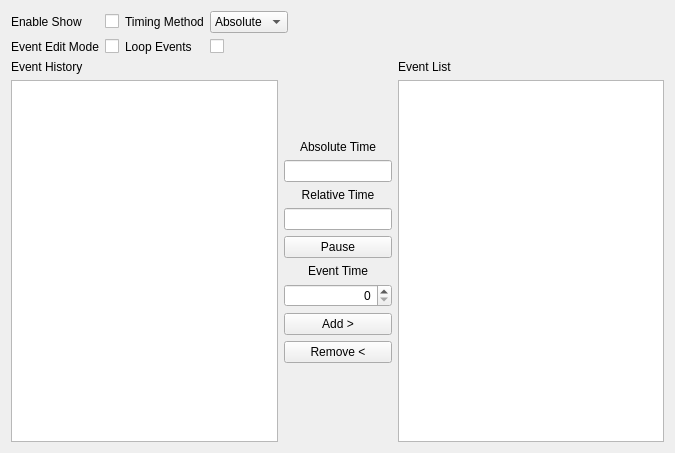
         <widget class="QWidget" name="showScrollAreaWidgetContents">
          <property name="geometry">
           <rect>
            <x>0</x>
            <y>0</y>
            <width>675</width>
            <height>453</height>
           </rect>
          </property>
          <property name="sizePolicy">
           <sizepolicy hsizetype="Minimum" vsizetype="Minimum">
            <horstretch>0</horstretch>
            <verstretch>0</verstretch>
           </sizepolicy>
          </property>
          <layout class="QGridLayout" name="gridLayout_5">
           <item row="0" column="0">
            <layout class="QGridLayout" name="showControlLayout">
             <item row="0" column="0">
              <widget class="QLabel" name="enableShowLabel">
               <property name="text">
                <string>Enable Show</string>
               </property>
              </widget>
             </item>
             <item row="1" column="0">
              <widget class="QLabel" name="toggleShowModeLabel">
               <property name="text">
                <string>Event Edit Mode</string>
               </property>
              </widget>
             </item>
             <item row="1" column="1">
              <widget class="QCheckBox" name="toggleShowModeCheckBox">
               <property name="toolTip">
                <string>&lt;html&gt;&lt;head/&gt;&lt;body&gt;&lt;p&gt;If enabled, actions will no longer update the Maestro but will still be listed in the Event History&lt;/p&gt;&lt;/body&gt;&lt;/html&gt;</string>
               </property>
               <property name="text">
                <string/>
               </property>
              </widget>
             </item>
             <item row="0" column="4">
              <spacer name="horizontalSpacer_2">
               <property name="orientation">
                <enum>Qt::Horizontal</enum>
               </property>
               <property name="sizeHint" stdset="0">
                <size>
                 <width>40</width>
                 <height>20</height>
                </size>
               </property>
              </spacer>
             </item>
             <item row="0" column="1">
              <widget class="QCheckBox" name="enableShowCheckBox">
               <property name="toolTip">
                <string>Enables support for queuing actions</string>
               </property>
               <property name="text">
                <string/>
               </property>
              </widget>
             </item>
             <item row="0" column="2">
              <widget class="QLabel" name="timingMethodLabel">
               <property name="sizePolicy">
                <sizepolicy hsizetype="Minimum" vsizetype="Preferred">
                 <horstretch>0</horstretch>
                 <verstretch>0</verstretch>
                </sizepolicy>
               </property>
               <property name="text">
                <string>Timing Method</string>
               </property>
               <property name="alignment">
                <set>Qt::AlignLeading|Qt::AlignLeft|Qt::AlignVCenter</set>
               </property>
              </widget>
             </item>
             <item row="0" column="3">
              <widget class="QComboBox" name="timingMethodComboBox">
               <property name="sizePolicy">
                <sizepolicy hsizetype="Minimum" vsizetype="Fixed">
                 <horstretch>0</horstretch>
                 <verstretch>0</verstretch>
                </sizepolicy>
               </property>
               <property name="toolTip">
                <string>Sets the timing method. Absolute tracks from the current time, while Relative tracks from the last Event time</string>
               </property>
               <item>
                <property name="text">
                 <string>Absolute</string>
                </property>
               </item>
               <item>
                <property name="text">
                 <string>Relative</string>
                </property>
               </item>
              </widget>
             </item>
             <item row="1" column="2">
              <widget class="QLabel" name="loopLabel">
               <property name="text">
                <string>Loop Events</string>
               </property>
              </widget>
             </item>
             <item row="1" column="3">
              <widget class="QCheckBox" name="loopCheckBox">
               <property name="toolTip">
                <string>Repeats the Show after the last Event (Relative timing only)</string>
               </property>
               <property name="text">
                <string/>
               </property>
              </widget>
             </item>
            </layout>
           </item>
           <item row="1" column="0">
            <layout class="QGridLayout" name="eventManagementLayout">
             <item row="0" column="2">
              <layout class="QVBoxLayout" name="eventListLayout">
               <item>
                <widget class="QLabel" name="eventListLabel">
                 <property name="sizePolicy">
                  <sizepolicy hsizetype="MinimumExpanding" vsizetype="Fixed">
                   <horstretch>0</horstretch>
                   <verstretch>0</verstretch>
                  </sizepolicy>
                 </property>
                 <property name="text">
                  <string>Event List</string>
                 </property>
                </widget>
               </item>
               <item>
                <widget class="QListWidget" name="eventListWidget">
                 <property name="sizePolicy">
                  <sizepolicy hsizetype="MinimumExpanding" vsizetype="Minimum">
                   <horstretch>0</horstretch>
                   <verstretch>0</verstretch>
                  </sizepolicy>
                 </property>
                 <property name="toolTip">
                  <string>Lists all of the Show's events</string>
                 </property>
                 <property name="sizeAdjustPolicy">
                  <enum>QAbstractScrollArea::AdjustIgnored</enum>
                 </property>
                 <property name="selectionMode">
                  <enum>QAbstractItemView::ExtendedSelection</enum>
                 </property>
                </widget>
               </item>
              </layout>
             </item>
             <item row="0" column="0">
              <layout class="QVBoxLayout" name="eventHistoryLayout">
               <item>
                <widget class="QLabel" name="eventHistoryLabel">
                 <property name="sizePolicy">
                  <sizepolicy hsizetype="MinimumExpanding" vsizetype="Fixed">
                   <horstretch>0</horstretch>
                   <verstretch>0</verstretch>
                  </sizepolicy>
                 </property>
                 <property name="text">
                  <string>Event History</string>
                 </property>
                </widget>
               </item>
               <item>
                <widget class="QListWidget" name="eventHistoryWidget">
                 <property name="sizePolicy">
                  <sizepolicy hsizetype="MinimumExpanding" vsizetype="Minimum">
                   <horstretch>0</horstretch>
                   <verstretch>0</verstretch>
                  </sizepolicy>
                 </property>
                 <property name="toolTip">
                  <string>The most recent actions performed in the Animation Editor</string>
                 </property>
                 <property name="selectionMode">
                  <enum>QAbstractItemView::ExtendedSelection</enum>
                 </property>
                 <property name="selectionRectVisible">
                  <bool>true</bool>
                 </property>
                </widget>
               </item>
              </layout>
             </item>
             <item row="0" column="1">
              <layout class="QVBoxLayout" name="eventAddRemoveLayout">
               <property name="sizeConstraint">
                <enum>QLayout::SetMinimumSize</enum>
               </property>
               <item>
                <spacer name="verticalSpacer_2">
                 <property name="orientation">
                  <enum>Qt::Vertical</enum>
                 </property>
                 <property name="sizeHint" stdset="0">
                  <size>
                   <width>20</width>
                   <height>40</height>
                  </size>
                 </property>
                </spacer>
               </item>
               <item>
                <widget class="QLabel" name="currentTimeLabel">
                 <property name="sizePolicy">
                  <sizepolicy hsizetype="Minimum" vsizetype="Preferred">
                   <horstretch>0</horstretch>
                   <verstretch>0</verstretch>
                  </sizepolicy>
                 </property>
                 <property name="text">
                  <string>Absolute Time</string>
                 </property>
                 <property name="alignment">
                  <set>Qt::AlignCenter</set>
                 </property>
                </widget>
               </item>
               <item>
                <widget class="QLineEdit" name="currentTimeLineEdit">
                 <property name="sizePolicy">
                  <sizepolicy hsizetype="Minimum" vsizetype="Fixed">
                   <horstretch>0</horstretch>
                   <verstretch>0</verstretch>
                  </sizepolicy>
                 </property>
                 <property name="toolTip">
                  <string>The Maestro's total runtime</string>
                 </property>
                 <property name="alignment">
                  <set>Qt::AlignRight|Qt::AlignTrailing|Qt::AlignVCenter</set>
                 </property>
                 <property name="readOnly">
                  <bool>true</bool>
                 </property>
                </widget>
               </item>
               <item>
                <widget class="QLabel" name="relativeTimeLabel">
                 <property name="sizePolicy">
                  <sizepolicy hsizetype="Minimum" vsizetype="Preferred">
                   <horstretch>0</horstretch>
                   <verstretch>0</verstretch>
                  </sizepolicy>
                 </property>
                 <property name="toolTip">
                  <string/>
                 </property>
                 <property name="text">
                  <string>Relative Time</string>
                 </property>
                 <property name="alignment">
                  <set>Qt::AlignCenter</set>
                 </property>
                </widget>
               </item>
               <item>
                <widget class="QLineEdit" name="relativeTimeLineEdit">
                 <property name="sizePolicy">
                  <sizepolicy hsizetype="Minimum" vsizetype="Fixed">
                   <horstretch>0</horstretch>
                   <verstretch>0</verstretch>
                  </sizepolicy>
                 </property>
                 <property name="toolTip">
                  <string>The amount of time since the last event</string>
                 </property>
                 <property name="alignment">
                  <set>Qt::AlignRight|Qt::AlignTrailing|Qt::AlignVCenter</set>
                 </property>
                 <property name="readOnly">
                  <bool>true</bool>
                 </property>
                </widget>
               </item>
               <item>
                <widget class="QPushButton" name="showPauseButton">
                 <property name="text">
                  <string>Pause</string>
                 </property>
                </widget>
               </item>
               <item>
                <widget class="QLabel" name="eventTimeLabel">
                 <property name="sizePolicy">
                  <sizepolicy hsizetype="Minimum" vsizetype="Preferred">
                   <horstretch>0</horstretch>
                   <verstretch>0</verstretch>
                  </sizepolicy>
                 </property>
                 <property name="text">
                  <string>Event Time</string>
                 </property>
                 <property name="alignment">
                  <set>Qt::AlignCenter</set>
                 </property>
                </widget>
               </item>
               <item>
                <widget class="QSpinBox" name="eventTimeSpinBox">
                 <property name="sizePolicy">
                  <sizepolicy hsizetype="Minimum" vsizetype="Fixed">
                   <horstretch>0</horstretch>
                   <verstretch>0</verstretch>
                  </sizepolicy>
                 </property>
                 <property name="toolTip">
                  <string>The time that the Event will run</string>
                 </property>
                 <property name="alignment">
                  <set>Qt::AlignRight|Qt::AlignTrailing|Qt::AlignVCenter</set>
                 </property>
                 <property name="maximum">
                  <number>100000000</number>
                 </property>
                 <property name="singleStep">
                  <number>10</number>
                 </property>
                </widget>
               </item>
               <item>
                <widget class="QPushButton" name="addEventButton">
                 <property name="sizePolicy">
                  <sizepolicy hsizetype="Minimum" vsizetype="Fixed">
                   <horstretch>0</horstretch>
                   <verstretch>0</verstretch>
                  </sizepolicy>
                 </property>
                 <property name="toolTip">
                  <string>Adds the selected Event(s) to the Event List</string>
                 </property>
                 <property name="text">
                  <string>Add &gt;</string>
                 </property>
                </widget>
               </item>
               <item>
                <widget class="QPushButton" name="removeEventButton">
                 <property name="sizePolicy">
                  <sizepolicy hsizetype="Minimum" vsizetype="Fixed">
                   <horstretch>0</horstretch>
                   <verstretch>0</verstretch>
                  </sizepolicy>
                 </property>
                 <property name="toolTip">
                  <string>Removes the selected Event(s) from the Event List</string>
                 </property>
                 <property name="text">
                  <string>Remove &lt;</string>
                 </property>
                </widget>
               </item>
               <item>
                <spacer name="verticalSpacer">
                 <property name="orientation">
                  <enum>Qt::Vertical</enum>
                 </property>
                 <property name="sizeHint" stdset="0">
                  <size>
                   <width>20</width>
                   <height>40</height>
                  </size>
                 </property>
                </spacer>
               </item>
              </layout>
             </item>
            </layout>
           </item>
          </layout>
         </widget>
